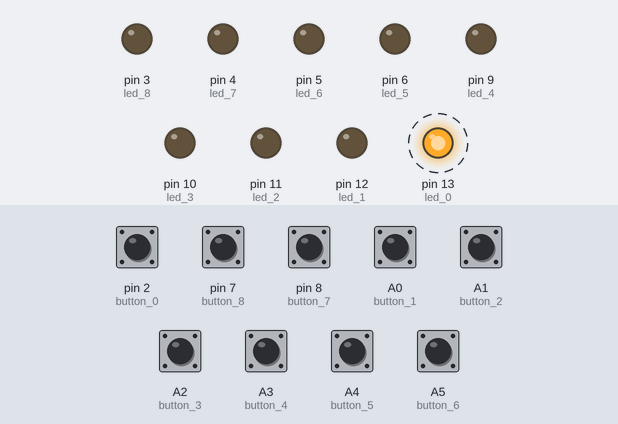
This sketch was run on a simulated Arduino Uno, built with avr-gcc and run on an emulated ATmega328P. On the bench: output pins drawn as LEDs (lit = HIGH). Dashed ring = blinking. The inputs (shaded band) are chosen by the test bench; at power-on: A0 (button_1), A1 (button_2), A2 (button_3), A3 (button_4), A4 (button_5), A5 (button_6), pin 2 (button_0), pin 7 (button_8), pin 8 (button_7) HIGH.

Above: at 1.25 s.
1.3 s: pin 2 (button_0) pulled LOW for 0.15 s
At 1.45 s:
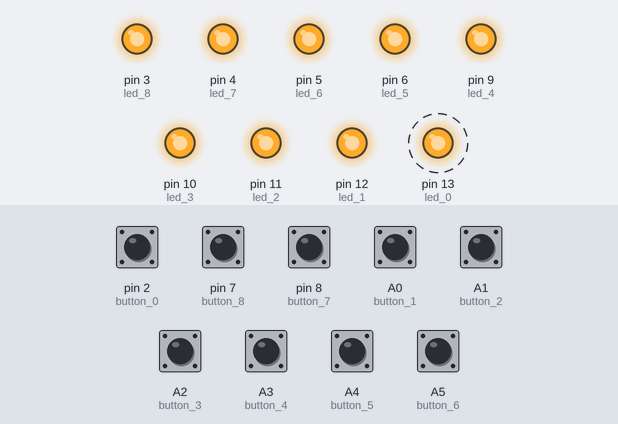
4.3 s: pin 7 (button_8) pulled LOW for 0.15 s
At 4.45 s:
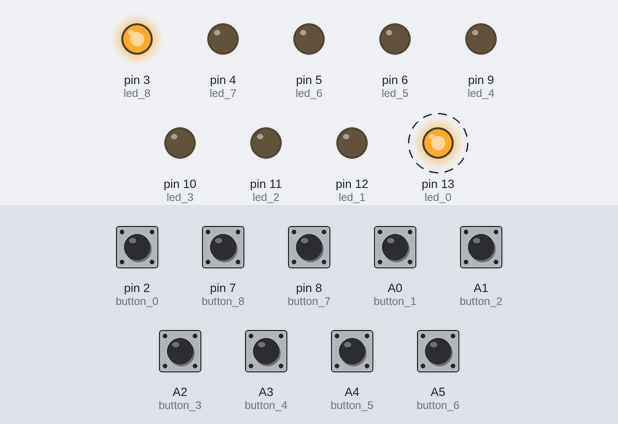
7.3 s: pin 8 (button_7) pulled LOW for 0.15 s
At 7.45 s:
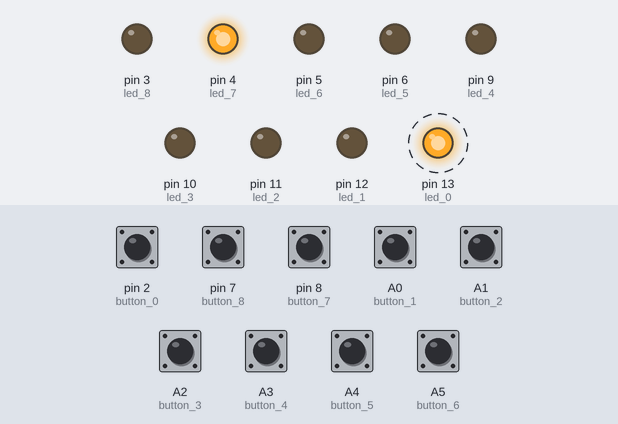
10.3 s: A0 (button_1) pulled LOW for 0.15 s
At 10.45 s:
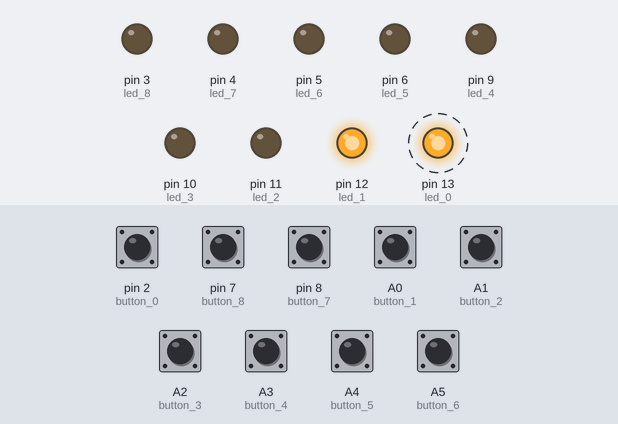
13.3 s: A1 (button_2) pulled LOW for 0.15 s
At 13.46 s:
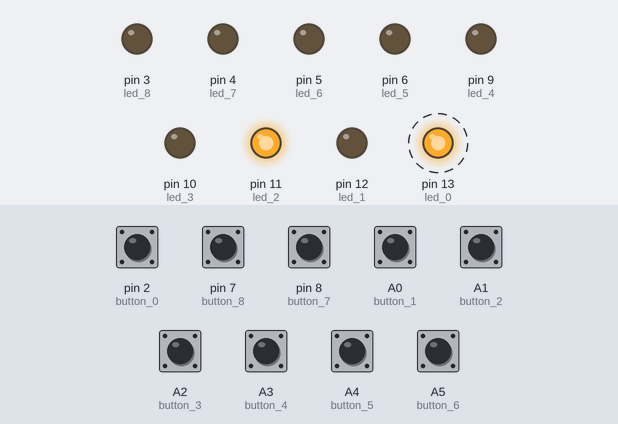
16.3 s: A2 (button_3) pulled LOW for 0.15 s
At 16.46 s:
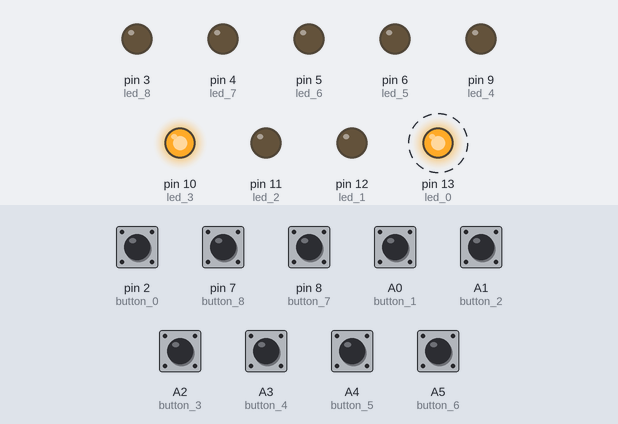
Timing chart, 0 to 20.3 s (numbered marks = the images above; inputs shaded):
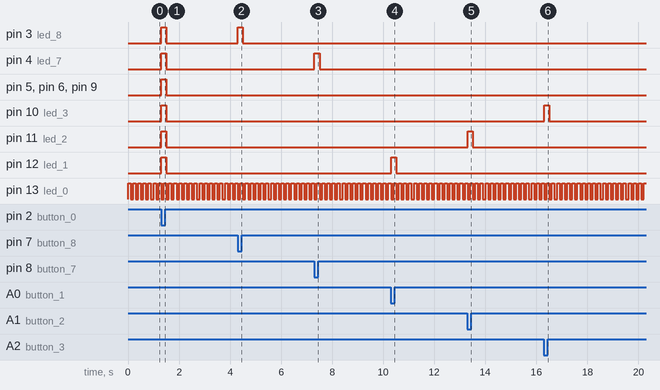

The sketch:

shield_noRGB.ino
```cpp
/*

 */

// constants won't change. They're used here to
// set pin numbers:
const int button_0 = 2;     // the number of the pushbutton pin
const int button_1 = A0;     // the number of the pushbutton pin
const int button_2 = A1;     // the number of the pushbutton pin
const int button_3 = A2;     // the number of the pushbutton pin
const int button_4 = A3;     // the number of the pushbutton pin
const int button_5 = A4;     // the number of the pushbutton pin
const int button_6 = A5;     // the number of the pushbutton pin
const int button_7 = 8;     // the number of the pushbutton pin
const int button_8 = 7;     // the number of the pushbutton pin

const int led_0 =  13;      // the number of the LED pin
const int led_1 =  12;      // the number of the LED pin
const int led_2 =  11;      // the number of the LED pin
const int led_3 =  10;      // the number of the LED pin
const int led_4 =  9;      // the number of the LED pin
const int led_5 =  6;      // the number of the LED pin
const int led_6 =  5;      // the number of the LED pin
const int led_7 =  4;      // the number of the LED pin
const int led_8 =  3;      // the number of the LED pin

// variables will change:
int buttonState_0 = 0;         // variable for reading the pushbutton status
int buttonState_1 = 0;         // variable for reading the pushbutton status
int buttonState_2 = 0;         // variable for reading the pushbutton status
int buttonState_3 = 0;         // variable for reading the pushbutton status
int buttonState_4 = 0;         // variable for reading the pushbutton status
int buttonState_5 = 0;         // variable for reading the pushbutton status
int buttonState_6 = 0;         // variable for reading the pushbutton status
int buttonState_7 = 0;         // variable for reading the pushbutton status
int buttonState_8 = 0;         // variable for reading the pushbutton status

void setup() {
  // initialize the LED pin as an output:
  pinMode(led_0, OUTPUT);
  pinMode(led_1, OUTPUT);
  pinMode(led_2, OUTPUT);
  pinMode(led_3, OUTPUT);
  pinMode(led_4, OUTPUT);
  pinMode(led_5, OUTPUT);
  pinMode(led_6, OUTPUT);
  pinMode(led_7, OUTPUT);
  pinMode(led_8, OUTPUT);
  // initialize the pushbutton pin as an input:
  pinMode(button_0, INPUT);
  pinMode(button_1, INPUT);
  pinMode(button_2, INPUT);
  pinMode(button_3, INPUT);
  pinMode(button_4, INPUT);
  pinMode(button_5, INPUT);
  pinMode(button_6, INPUT);
  pinMode(button_7, INPUT);
  pinMode(button_8, INPUT);
}

void loop(){
  // read the state of the pushbutton value:
  buttonState_0 = digitalRead(button_0);
  buttonState_1 = digitalRead(button_1);
  buttonState_2 = digitalRead(button_2);
  buttonState_3 = digitalRead(button_3);
  buttonState_4 = digitalRead(button_4);
  buttonState_5 = digitalRead(button_5);
  buttonState_6 = digitalRead(button_6);
  buttonState_7 = digitalRead(button_7);
  buttonState_8 = digitalRead(button_8);

  // All buttons on shield are inverted!
  // LOW means it is being pressed
  if (buttonState_0 == LOW)
  {
    buttonState_1 = LOW;
    buttonState_2 = LOW;
    buttonState_3 = LOW;
    buttonState_4 = LOW;
    buttonState_5 = LOW;
    buttonState_6 = LOW;
    buttonState_7 = LOW;
    buttonState_8 = LOW;
  }

  // check if the pushbutton is pressed.
  // if it is, the buttonState is HIGH:
  if (buttonState_1 == LOW)
  {
    digitalWrite(led_1, HIGH);
  }
  else
  {
    digitalWrite(led_1, LOW);
  }

  if (buttonState_2 == LOW)
    digitalWrite(led_2, HIGH);
  else
    digitalWrite(led_2, LOW);

  if (buttonState_3 == LOW)   digitalWrite(led_3, HIGH);
  else                         digitalWrite(led_3, LOW);
  if (buttonState_4 == LOW)   digitalWrite(led_4, HIGH);
  else                         digitalWrite(led_4, LOW);
  if (buttonState_5 == LOW)   digitalWrite(led_5, HIGH);
  else                         digitalWrite(led_5, LOW);
  if (buttonState_6 == LOW)   digitalWrite(led_6, HIGH);
  else                         digitalWrite(led_6, LOW);
  if (buttonState_7 == LOW)   digitalWrite(led_7, HIGH);
  else                         digitalWrite(led_7, LOW);
  if (buttonState_8 == LOW)   digitalWrite(led_8, HIGH);
  else                         digitalWrite(led_8, LOW);

  // blink led 0
  digitalWrite(led_0,  !digitalRead(led_0));
  delay(100);
}
```

Measured:
- after the input at 1.3 s, pin 3 (led_8), pin 4 (led_7), pin 5 (led_6), pin 6 (led_5), pin 9 (led_4), pin 10 (led_3), pin 11 (led_2), pin 12 (led_1): LOW → HIGH at once, → LOW 0.20 s later
- after the input at 4.3 s, pin 3 (led_8): LOW → HIGH at once, → LOW 0.20 s later
- after the input at 7.3 s, pin 4 (led_7): LOW → HIGH at once, → LOW 0.20 s later
- after the input at 10.3 s, pin 12 (led_1): LOW → HIGH at once, → LOW 0.20 s later
- after the input at 13.3 s, pin 11 (led_2): LOW → HIGH at once, → LOW 0.20 s later
- after the input at 16.3 s, pin 10 (led_3): LOW → HIGH at once, → LOW 0.20 s later
- by itself, pin 13 (led_0): alternates HIGH for 0.10 s and LOW for 0.10 s
